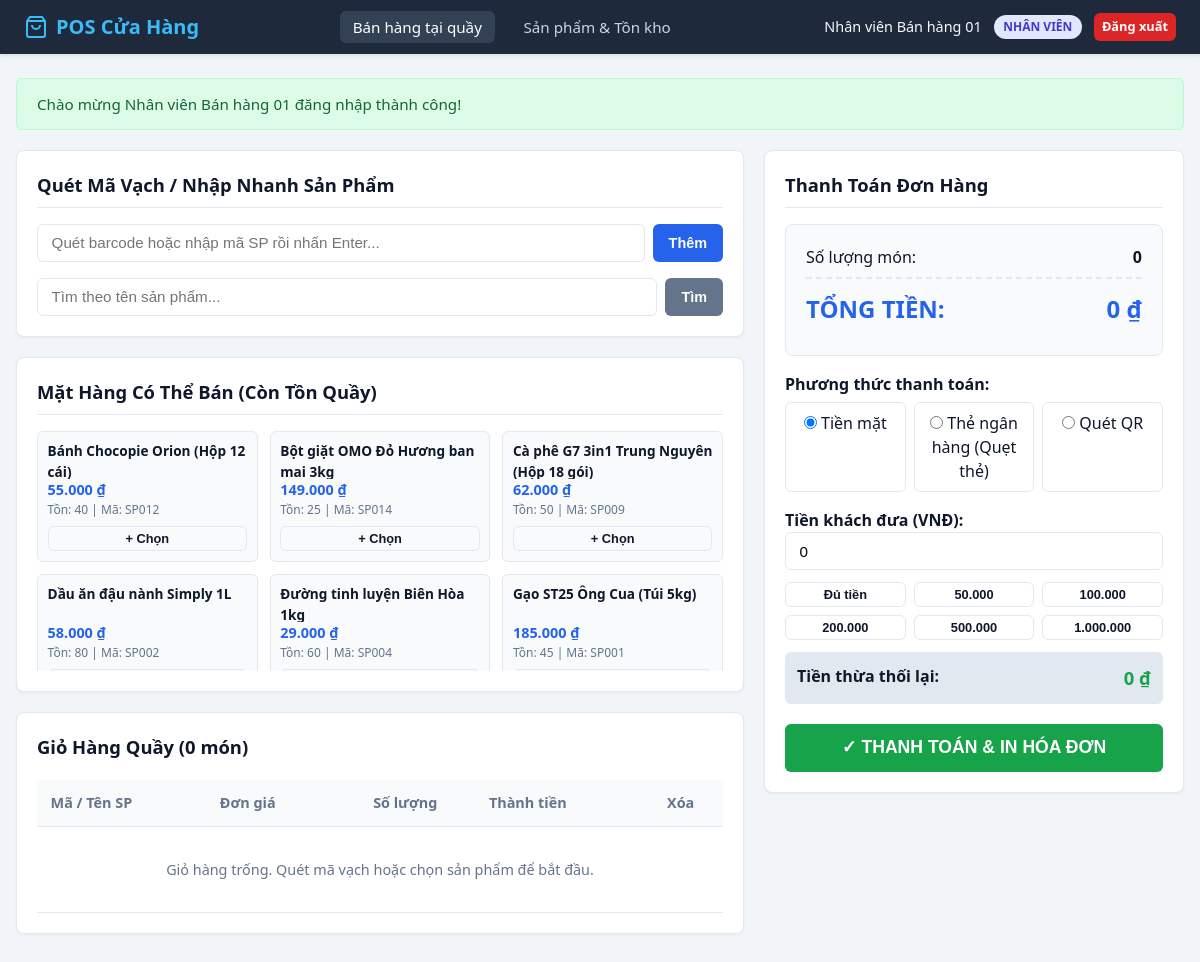
The page /web/src/pos.php (signed in) on the database its author committed.
### tables this page shows
CREATE TABLE IF NOT EXISTS `products` (
    `id` INT AUTO_INCREMENT PRIMARY KEY,
    `code` VARCHAR(50) NOT NULL UNIQUE,
    `barcode` VARCHAR(50) NOT NULL UNIQUE,
    `name` VARCHAR(255) NOT NULL,
    `price` DECIMAL(12,0) NOT NULL,
    `stock_qty` INT NOT NULL,
    `status` ENUM('in_stock', 'out_of_stock') NOT NULL DEFAULT 'in_stock',
    `created_at` TIMESTAMP NOT NULL DEFAULT CURRENT_TIMESTAMP,
    CONSTRAINT `chk_stock_qty` CHECK (`stock_qty` >= 0),
    INDEX `idx_products_barcode` (`barcode`),
    INDEX `idx_products_code` (`code`),
    INDEX `idx_products_name` (`name`)
);

### web/src/includes/auth.php (called while the page is built, shortened)
<?php
function is_logged_in() {
    return isset($_SESSION['user_id']) && !empty($_SESSION['user_id']);
}
function current_user() {
    return $_SESSION['user'] ?? null;
}

### web/src/includes/helpers.php (called while the page is built, shortened)
<?php
function e($str) {
    return htmlspecialchars((string)$str, ENT_QUOTES, 'UTF-8');
}
function format_money($amount) {
    return number_format((float)$amount, 0, ',', '.') . ' ₫';
}
function get_flash() {
    if (isset($_SESSION['flash'])) {
        $flash = $_SESSION['flash'];
        return $flash;
    }
    return null;
}

### web/src/pos.php (the view, shortened to what this page needs)
<?php
require_once __DIR__ . '/includes/auth.php';
require_once __DIR__ . '/includes/helpers.php';
$pdo = get_db_connection();
$keyword = trim($_GET['q'] ?? '');
if ($keyword !== '') {
    $stmt = $pdo->prepare("SELECT * FROM products WHERE (name LIKE ? OR barcode LIKE ? OR code LIKE ?) AND status = 'in_stock' ORDER BY name LIMIT 10");
    $stmt->execute(["%$keyword%", "%$keyword%", "%$keyword%"]);
    $search_results = $stmt->fetchAll();
} else {
    $search_results = $pdo->query("SELECT * FROM products WHERE status = 'in_stock' ORDER BY name LIMIT 12")->fetchAll();
}
$cart_total = 0;
require_once __DIR__ . '/includes/header.php';
?>
<div class="pos-grid">
    <div>
        <div class="card">
            <h3 class="card-title">Quét Mã Vạch / Nhập Nhanh Sản Phẩm</h3>
            <form method="POST" action="pos.php" class="search-box">
                <input type="text" name="barcode" class="form-control" autofocus placeholder="Quét barcode hoặc nhập mã SP rồi nhấn Enter..." required autocomplete="off">
                <button type="submit" class="btn btn-primary">Thêm</button>
            </form>
            <form method="GET" action="pos.php" class="search-box" style="margin-bottom: 0;">
                <input type="text" name="q" value="<?= e($keyword) ?>" class="form-control" placeholder="Tìm theo tên sản phẩm...">
                <button type="submit" class="btn btn-secondary">Tìm</button>
            </form>
        </div>
        <div class="card">
            <h3 class="card-title">Mặt Hàng Có Thể Bán (Còn Tồn Quầy)</h3>
            <div style="display: grid; grid-template-columns: repeat(auto-fill, minmax(200px, 1fr)); gap: 0.75rem; max-height: 240px; overflow-y: auto;">
                <?php foreach ($search_results as $p): ?>
                    <form method="POST" action="pos.php" style="background: #f8fafc; border: 1px solid var(--border); padding: 0.6rem; border-radius: 6px;">
                        <div style="font-weight: 600; font-size: 0.85rem; height: 38px; overflow: hidden;"><?= e($p['name']) ?></div>
                        <div style="color: var(--primary); font-weight: 700; font-size: 0.9rem;"><?= format_money($p['price']) ?></div>
                        <div style="font-size: 0.75rem; color: var(--text-muted); margin-bottom: 0.4rem;">Tồn: <?= (int)$p['stock_qty'] ?> | Mã: <?= e($p['code']) ?></div>
                        <button type="submit" class="btn btn-outline btn-sm" style="width: 100%;">+ Chọn</button>
                    </form>
                <?php endforeach; ?>
            </div>
        </div>
        <div class="card">
            <div style="display: flex; justify-content: space-between; align-items: center; margin-bottom: 0.75rem;">
                <h3 class="card-title" style="margin: 0; border: none;">Giỏ Hàng Quầy (<?= count($_SESSION['cart']) ?> món)</h3>
            </div>
            <div class="table-responsive cart-items">
                <table class="data-table">
                    <thead>
                        <tr>
                            <th>Mã / Tên SP</th>
                            <th>Đơn giá</th>
                            <th style="width: 140px; text-align: center;">Số lượng</th>
                            <th>Thành tiền</th>
                            <th style="text-align: center;">Xóa</th>
                        </tr>
                    </thead>
                    <tbody>
                        <?php if (empty($_SESSION['cart'])): ?>
                            <tr><td colspan="5" style="text-align: center; color: var(--text-muted); padding: 2rem;">Giỏ hàng trống. Quét mã vạch hoặc chọn sản phẩm để bắt đầu.</td></tr>
                        <?php endif; ?>
                    </tbody>
                </table>
            </div>
        </div>
    </div>
    <div>
        <div class="card" style="position: sticky; top: 1rem;">
            <h3 class="card-title">Thanh Toán Đơn Hàng</h3>
            <div class="cart-total-box">
                <div class="total-line">
                    <span>Số lượng món:</span>
                    <strong><?= count($_SESSION['cart']) ?></strong>
                </div>
                <div class="total-line total-grand">
                    <span>TỔNG TIỀN:</span>
                    <span id="display-total"><?= format_money($cart_total) ?></span>
                </div>
            </div>
            <form method="POST" action="pos.php" style="margin-top: 1rem;" id="checkout-form">
                <div class="form-group" style="margin-bottom: 1rem;">
                    <label style="font-weight: 600; display: block; margin-bottom: 0.4rem;">Phương thức thanh toán:</label>
                    <div style="display: flex; gap: 0.5rem;">
                        <label style="flex: 1; border: 1px solid var(--border); padding: 0.5rem; border-radius: 6px; text-align: center; cursor: pointer;">
                            <input type="radio" name="payment_method" value="cash" checked onchange="togglePayment(this.value)"> Tiền mặt
                        </label>
                        <label style="flex: 1; border: 1px solid var(--border); padding: 0.5rem; border-radius: 6px; text-align: center; cursor: pointer;">
                            <input type="radio" name="payment_method" value="card" onchange="togglePayment(this.value)"> Thẻ ngân hàng (Quẹt thẻ)
                        </label>
                        <label style="flex: 1; border: 1px solid var(--border); padding: 0.5rem; border-radius: 6px; text-align: center; cursor: pointer;">
                            <input type="radio" name="payment_method" value="qr" onchange="togglePayment(this.value)"> Quét QR
                        </label>
                    </div>
                </div>
                <div id="cash-section">
                    <div class="form-group">
                        <label for="amount_paid" style="font-weight: 600;">Tiền khách đưa (VNĐ):</label>
                        <input type="number" id="amount_paid" name="amount_paid" class="form-control" value="<?= $cart_total ?>" min="<?= $cart_total ?>" step="1000" oninput="calculateChange()">
                    </div>
                    <div class="quick-amount">
                        <button type="button" class="btn btn-outline btn-sm" onclick="setPaid(<?= $cart_total ?>)">Đủ tiền</button>
                        <button type="button" class="btn btn-outline btn-sm" onclick="setPaid(50000)">50.000</button>
                        <button type="button" class="btn btn-outline btn-sm" onclick="setPaid(100000)">100.000</button>
                        <button type="button" class="btn btn-outline btn-sm" onclick="setPaid(200000)">200.000</button>
                        <button type="button" class="btn btn-outline btn-sm" onclick="setPaid(500000)">500.000</button>
                        <button type="button" class="btn btn-outline btn-sm" onclick="setPaid(1000000)">1.000.000</button>
                    </div>
                    <div style="background: #e2e8f0; border-radius: 6px; padding: 0.75rem; margin-top: 0.75rem;">
                        <div class="total-line" style="margin-bottom: 0;">
                            <span style="font-weight: 600;">Tiền thừa thối lại:</span>
                            <strong id="display-change" style="color: var(--success); font-size: 1.15rem;">0 ₫</strong>
                        </div>
                    </div>
                </div>
                <button type="submit" class="btn btn-success" style="width: 100%; margin-top: 1.25rem; padding: 0.85rem; font-size: 1.1rem;" <?= empty($_SESSION['cart']) ? 'disabled' : '' ?>>
                    ✓ THANH TOÁN & IN HÓA ĐƠN
                </button>
            </form>
        </div>
    </div>
</div>
<?php require_once __DIR__ . '/includes/footer.php'; ?>

### web/src/includes/header.php (shortened to what this page needs)
<?php
require_once __DIR__ . '/auth.php';
require_once __DIR__ . '/helpers.php';
$user = current_user();
$current_page = basename($_SERVER['PHP_SELF']);
?>
<!DOCTYPE html>
<html lang="vi">
<head>
    <link rel="stylesheet" href="css/style.css">
</head>
<body>
<?php if (is_logged_in()): ?>
<nav class="navbar">
    <a href="pos.php" class="brand">
        <svg width="24" height="24" viewBox="0 0 24 24" fill="none" stroke="currentColor" stroke-width="2"><path d="M6 2L3 6v14a2 2 0 0 0 2 2h14a2 2 0 0 0 2-2V6l-3-4z"/><line x1="3" y1="6" x2="21" y2="6"/><path d="M16 10a4 4 0 0 1-8 0"/></svg>
        POS Cửa Hàng
    </a>
    <ul class="nav-links">
        <li><a href="pos.php" class="<?= $current_page === 'pos.php' ? 'active' : '' ?>">Bán hàng tại quầy</a></li>
        <li><a href="products.php" class="<?= $current_page === 'products.php' ? 'active' : '' ?>">Sản phẩm & Tồn kho</a></li>
    </ul>
    <div class="nav-user">
        <span><?= e($user['full_name']) ?></span>
        <span class="badge <?= $user['role'] === 'manager' ? 'badge-manager' : 'badge-staff' ?>">
            <?= $user['role'] === 'manager' ? 'Quản lý' : 'Nhân viên' ?>
        </span>
        <a href="logout.php" class="btn btn-danger btn-sm">Đăng xuất</a>
    </div>
</nav>
<?php endif; ?>
<div class="container">
    <?php $flash = get_flash(); if ($flash): ?>
        <div class="alert alert-<?= e($flash['type']) ?>">
            <?= e($flash['message']) ?>
        </div>
    <?php endif; ?>

### web/src/includes/footer.php
</div>
</body>
</html>

### web/src/css/style.css (style rules this page uses)
:root { --primary: #2563eb; --primary-hover: #1d4ed8; --success: #16a34a; --danger: #dc2626; --warning: #d97706; --bg-main: #f1f5f9; --bg-card: #ffffff; --text-main: #0f172a; --text-muted: #64748b; --border: #e2e8f0; --font: system-ui, -apple-system, 'Segoe UI', Roboto, Helvetica, Arial, sans-serif; }
* { box-sizing: border-box; margin: 0; padding: 0; }
body { font-family: var(--font); background-color: var(--bg-main); color: var(--text-main); line-height: 1.5; min-height: 100vh; }
.navbar { background: #1e293b; color: #f8fafc; padding: 0.75rem 1.5rem; display: flex; justify-content: space-between; align-items: center; box-shadow: 0 2px 4px rgba(0,0,0,0.1); }
.navbar .brand { font-size: 1.25rem; font-weight: 700; color: #38bdf8; text-decoration: none; display: flex; align-items: center; gap: 0.5rem; }
.nav-links { display: flex; list-style: none; gap: 1rem; align-items: center; }
.nav-links a { color: #cbd5e1; text-decoration: none; padding: 0.4rem 0.8rem; border-radius: 6px; font-size: 0.95rem; font-weight: 500; transition: all 0.2s; }
.nav-links a:hover, .nav-links a.active { background: #334155; color: #ffffff; }
.nav-user { display: flex; align-items: center; gap: 0.75rem; font-size: 0.9rem; }
.badge { padding: 0.2rem 0.6rem; border-radius: 9999px; font-size: 0.75rem; font-weight: 600; text-transform: uppercase; }
.badge-staff { background: #e0e7ff; color: #4338ca; }
.btn { display: inline-block; padding: 0.5rem 1rem; border-radius: 6px; font-size: 0.9rem; font-weight: 600; border: none; cursor: pointer; text-decoration: none; transition: background 0.2s, transform 0.1s; text-align: center; }
.btn-primary { background: var(--primary); color: white; }
.btn-success { background: var(--success); color: white; }
.btn-danger { background: var(--danger); color: white; }
.btn-secondary { background: #64748b; color: white; }
.btn-sm { padding: 0.25rem 0.5rem; font-size: 0.8rem; }
.btn-outline { background: transparent; border: 1px solid var(--border); color: var(--text-main); }
.container { max-width: 1400px; margin: 1.5rem auto; padding: 0 1rem; }
.alert { padding: 0.85rem 1.25rem; border-radius: 6px; margin-bottom: 1.25rem; font-size: 0.95rem; }
.alert-success { background: #dcfce7; color: #166534; border: 1px solid #bbf7d0; }
.card { background: var(--bg-card); border-radius: 8px; border: 1px solid var(--border); padding: 1.25rem; box-shadow: 0 1px 3px rgba(0,0,0,0.05); margin-bottom: 1.25rem; }
.card-title { font-size: 1.15rem; font-weight: 700; margin-bottom: 1rem; padding-bottom: 0.5rem; border-bottom: 1px solid var(--border); }
.table-responsive { overflow-x: auto; }
table.data-table { width: 100%; border-collapse: collapse; font-size: 0.9rem; }
table.data-table th, table.data-table td { padding: 0.75rem 0.85rem; text-align: left; border-bottom: 1px solid var(--border); }
table.data-table th { background: #f8fafc; font-weight: 600; color: var(--text-muted); }
.pos-grid { display: grid; grid-template-columns: 1fr 420px; gap: 1.25rem; }
.search-box { display: flex; gap: 0.5rem; margin-bottom: 1rem; }
.form-control { width: 100%; padding: 0.6rem 0.85rem; border: 1px solid var(--border); border-radius: 6px; font-size: 0.95rem; outline: none; transition: border-color 0.2s; }
.cart-items { max-height: 400px; overflow-y: auto; }
.cart-total-box { background: #f8fafc; border: 1px solid var(--border); border-radius: 8px; padding: 1.25rem; margin-top: 1rem; }
.total-line { display: flex; justify-content: space-between; font-size: 1rem; margin-bottom: 0.5rem; }
.total-grand { font-size: 1.5rem; font-weight: 800; color: var(--primary); border-top: 2px dashed var(--border); padding-top: 0.75rem; margin-top: 0.5rem; }
.quick-amount { display: grid; grid-template-columns: repeat(3, 1fr); gap: 0.5rem; margin: 0.75rem 0; }

### rows shown on the page
products: name "Bánh Chocopie Orion (Hộp 12 cái)", price "55.000 ₫", stock_qty "40", code "SP012"
products: name "Bột giặt OMO Đỏ Hương ban mai 3kg", price "149.000 ₫", stock_qty "25", code "SP014"
products: name "Cà phê G7 3in1 Trung Nguyên (Hộp 18 gói)", price "62.000 ₫", stock_qty "50", code "SP009"
products: name "Dầu ăn đậu nành Simply 1L", price "58.000 ₫", stock_qty "80", code "SP002"
products: name "Đường tinh luyện Biên Hòa 1kg", price "29.000 ₫", stock_qty "60", code "SP004"
products: name "Gạo ST25 Ông Cua (Túi 5kg)", price "185.000 ₫", stock_qty "45", code "SP001"

### other values the page prints
$user['full_name'] "Nhân viên Bán hàng 01"
$flash['message'] "Chào mừng Nhân viên Bán hàng 01 đăng nhập thành công!"
count($_SESSION['cart']) "0"
format_money($cart_total) "0 ₫"
